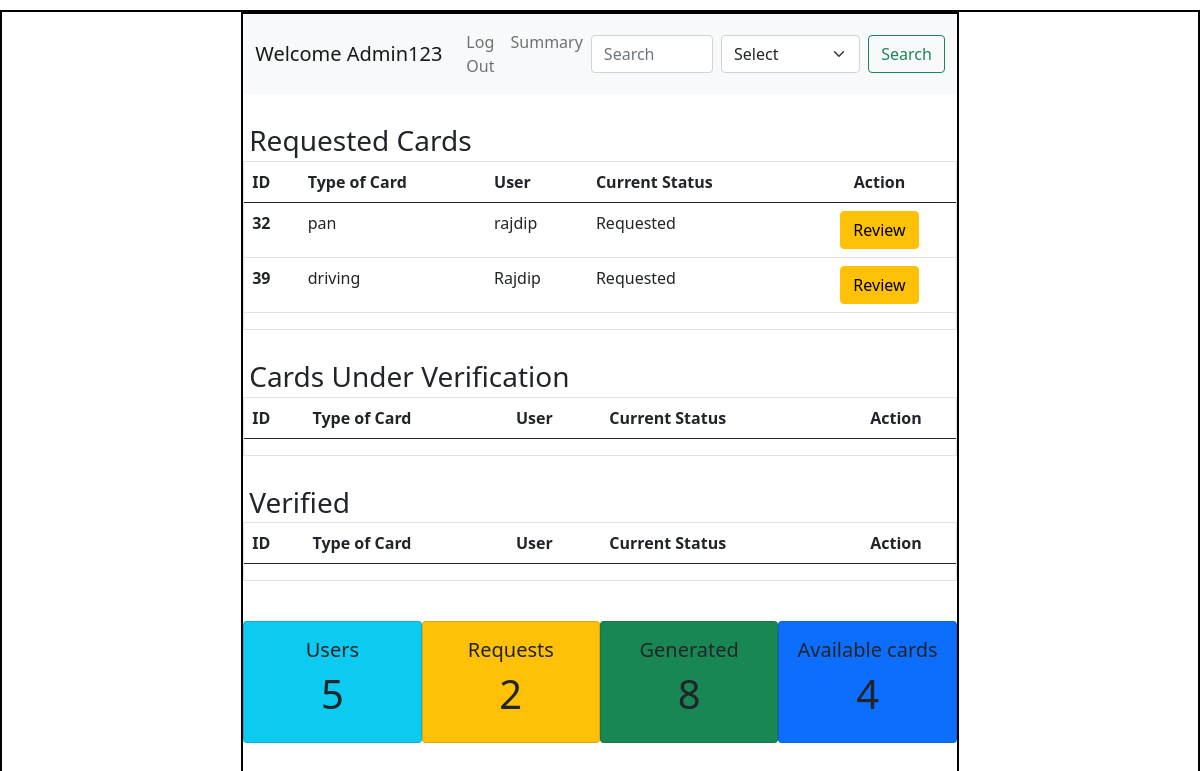
The page /admin on the database its author committed.
### application/models.py (models this page shows)
class User(db.Model):
    id = db.Column(db.Integer(), primary_key=True)
    username = db.Column(db.String(), unique = True, nullable = False)
    email = db.Column(db.String(), unique = True, nullable = False)
    password = db.Column(db.String(), nullable = False)
    type = db.Column(db.String(), default = "general")
    details = db.relationship("Info", backref = "creator")

class Info(db.Model):
    id = db.Column(db.Integer(), primary_key = True)
    atr_name = db.Column(db.String(), nullable = False)
    atr_value = db.Column(db.String(), nullable = False)
    c_name = db.Column(db.String(), nullable = False)
    user_id = db.Column(db.Integer(), db.ForeignKey("user.id"),nullable = False )

### application/controllers.py (the view)
@app.route("/admin")
def admin_dash():
    this_user = User.query.filter_by(type="admin").first()
    all_info = Info.query.all()
    users = len(User.query.all())-1
    requests = len(Info.query.filter_by(atr_value = "requested").all())
    generated = len(Info.query.filter_by(atr_value = "generated").all())
    return render_template("admin_dash.html",this_user=this_user,all_info=all_info, users = users, requests = requests, generated = generated)

### templates/admin_dash.html (shortened to what this page needs)
<!DOCTYPE html>
<html lang="en">
<head>
    <link rel="stylesheet" href="{{ url_for('static', filename='style.css') }}">
    <link href="https://cdn.jsdelivr.net/npm/bootstrap@5.0.2/dist/css/bootstrap.min.css" rel="stylesheet">
</head>
<body>
    <div id="main">
        <div id="canvas" class="overflow-auto">
          <nav class="navbar navbar-expand-lg navbar-light bg-light">
            <div class="container-fluid">
              <a class="navbar-brand" href="#">Welcome {{this_user.username}}</a>
              <div class="collapse navbar-collapse " id="navbarSupportedContent">
                <ul class="navbar-nav me-auto mb-2 mb-lg-0">
                  <li class="nav-item">
                    <a class="nav-link" href="/login">Log Out</a>
                  </li>
                  <li class="nav-item">
                    <a class="nav-link" href="/summary">Summary</a>
                  </li>
                </ul>
                <form class="d-flex" action="/results">
                  <input class="form-control me-2" type="search" placeholder="Search" aria-label="Search" name="search">
                  <select class="form-select me-2" aria-label="Default select example" name="key">
                    <option selected>Select</option>
                  </select>
                  <input class="btn btn-outline-success" type="submit" value="Search">
                </form>
              </div>
            </div>
          </nav>
            <div id="content">
              <h3 class="headings">Requested Cards</h3>
              <div id="table" class="border" style="max-height: 200px; overflow-y:scroll";>
              <table class="table">
                <thead>
                  <tr>
                    <th scope="col">ID</th>
                    <th scope="col">Type of Card</th>
                    <th scope="col">User</th>
                    <th scope="col">Current Status</th>
                    <th scope="col" class="text-center">Action</th>
                  </tr>
                </thead>
                <tbody>
                  {% for info in all_info %}
                    {% if info.atr_value == "requested" %}
                      <tr>
                        <th scope="row">{{loop.index}}</th>
                        <td>{{info.c_name}}</td>
                        <td>{{info.creator.username}}</td>
                        <td>Requested</td>
                        <td class="justify-content-evenly d-flex">
                          <a href="/update_status/{{info.c_name}}/{{info.user_id}}" type="button" class="btn btn-warning">Review</a>
                        </td>
                      </tr>
                    {% endif %}
                  {%  endfor %}
                </tbody>
              </table>
              </div>
              <h3 class="headings">Cards Under Verification</h3>
              <div id="table" class="border" style="max-height: 150px; overflow-y:scroll";>
              <table class="table">
                <thead>
                  <tr>
                    <th scope="col">ID</th>
                    <th scope="col">Type of Card</th>
                    <th scope="col">User</th>
                    <th scope="col">Current Status</th>
                    <th scope="col" class="text-center">Action</th>
                  </tr>
                </thead>
              </table>
              </div>
              <h3 class="headings">Verified</h3>
              <div id="table" class="border" style="max-height: 150px; overflow-y:scroll";>
              <table class="table">
                <thead>
                  <tr>
                    <th scope="col">ID</th>
                    <th scope="col">Type of Card</th>
                    <th scope="col">User</th>
                    <th scope="col">Current Status</th>
                    <th scope="col" class="text-center">Action</th>
                  </tr>
                </thead>
              </table>
              </div>
                <div class="d-flex justify-content-around text-center" style="margin-top: 40px;">
                  <div class="card bg-info p-3 ">
                    <h5>Users</h5>
                    <h1>{{users}}</h1>
                  </div>
                  <div class="card bg-warning p-3 ">
                    <h5>Requests</h5>
                    <h1>{{requests}}</h1>
                  </div>
                  <div class="card bg-success p-3 ">
                    <h5>Generated</h5>
                    <h1>{{generated}}</h1>
                  </div>
                  <div class="card bg-primary p-3 ">
                    <h5>Available cards</h5>
                    <h1>4</h1>
                  </div>
                </div>
            </div>
        </div>
    </div>
</body>
</html>

### static/style.css (style rules this page uses)
* { margin:0px; }
#main,#canvas { border:2px solid black; margin-top: 10px; }
#canvas { width: 60%; margin: auto; height: 800px; }
.headings { margin: 3px; padding-left: 3px; margin-top: 30px; }

### templates/admin_dash.html (style rules this page uses)
.card { width:200px; }

### rows shown on the page
User: username "Admin123"
Info: c_name "pan", creator.username "rajdip"
Info: c_name "driving", creator.username "Rajdip"

### other values the page prints
{{ users }} "5"
{{ requests }} "2"
{{ generated }} "8"
